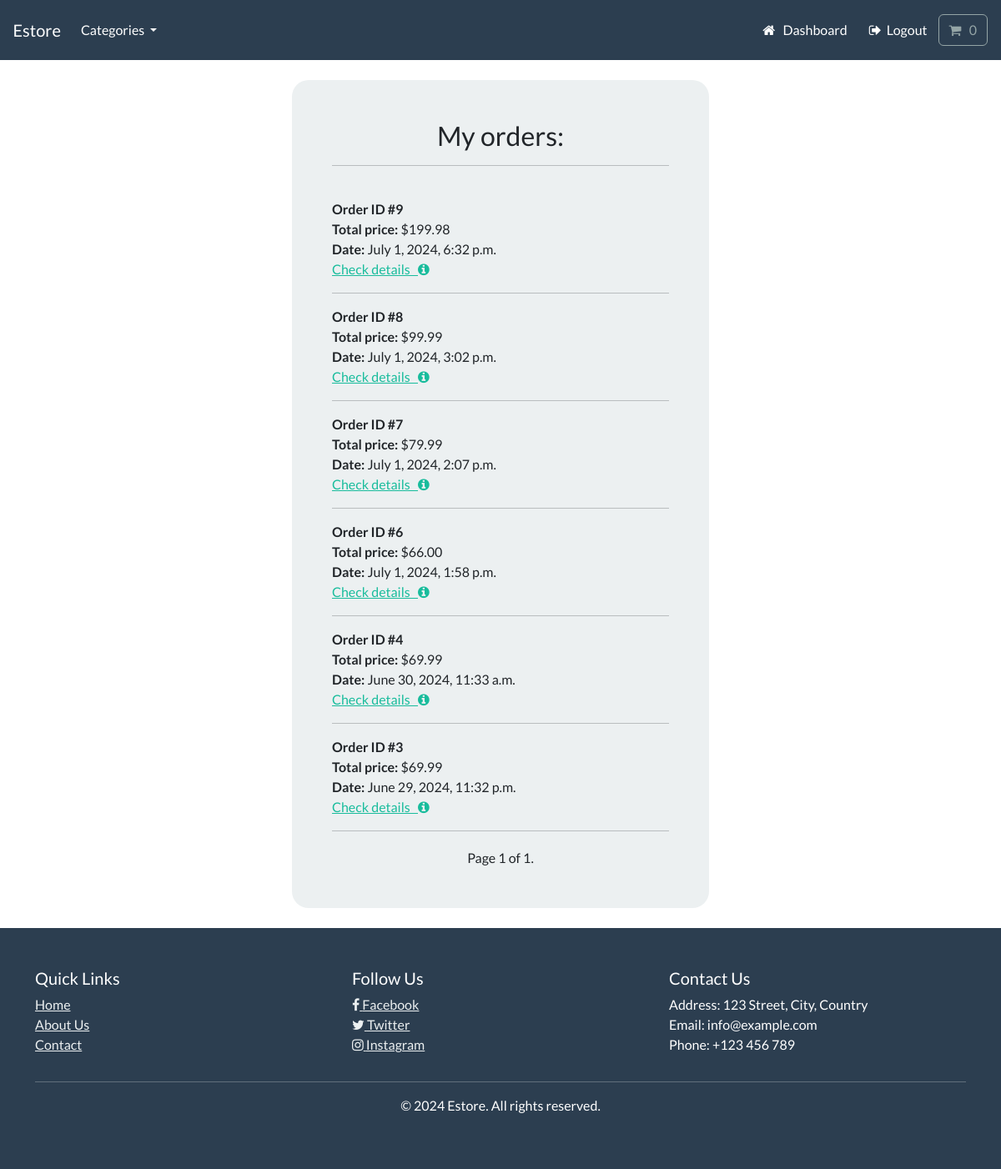
/account/my-orders (signed in), run on an earlier commit of the app's database.
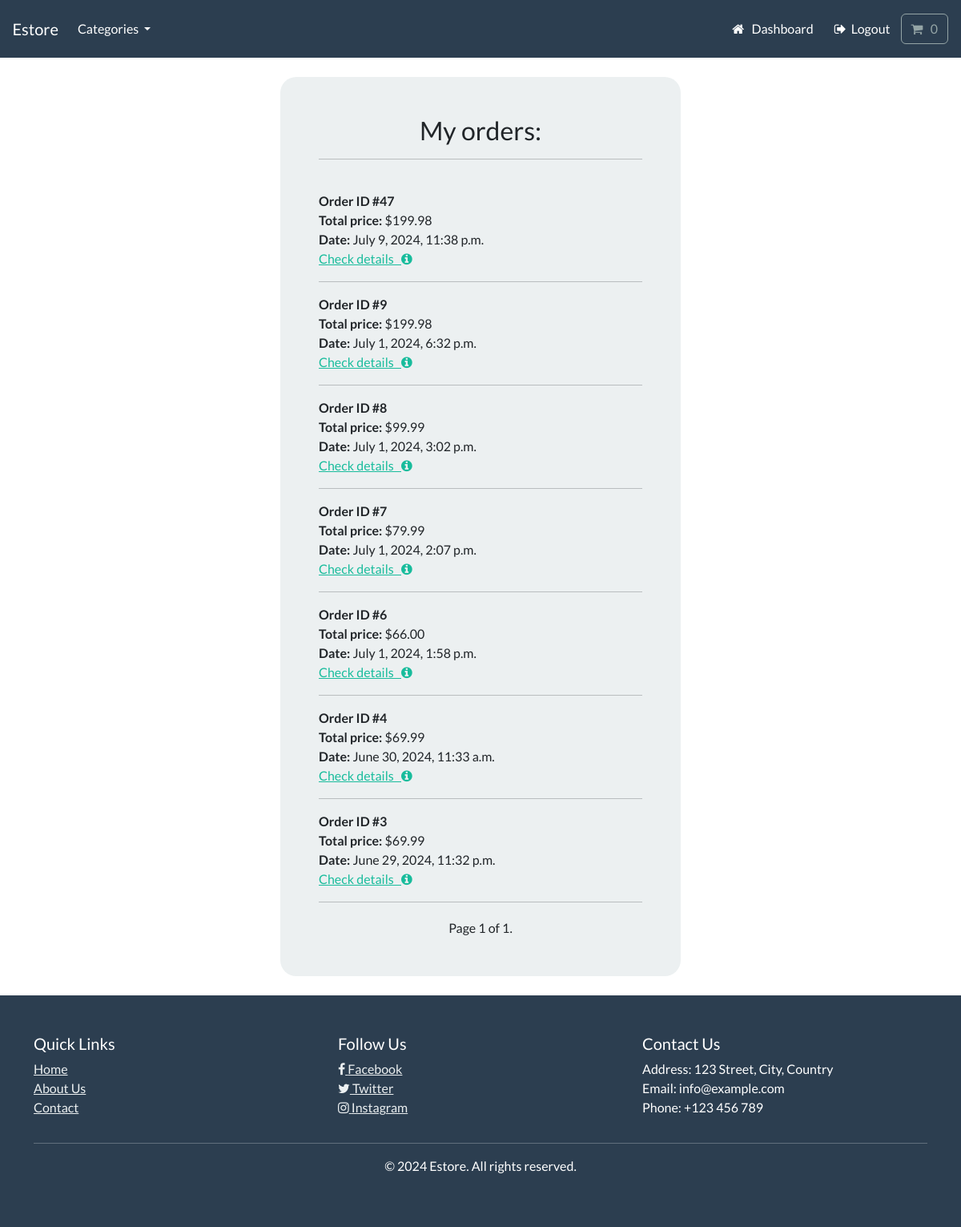
And on a later commit of the database.
### payment/models.py (models this page shows, shortened)
class Order(models.Model):
    full_name = models.CharField(max_length=300)
    email = models.EmailField(max_length=255)
    shipping_address = models.TextField(max_length=1000)
    paid_amount = models.DecimalField(max_digits=6, decimal_places=2)
    order_date = models.DateTimeField(auto_now_add=True)
    user = models.ForeignKey(User, on_delete=models.CASCADE, null=True, blank=True)
    class Meta:
        verbose_name_plural = "Order"

### account/views.py (the view)
# urls.py: path("my-orders", views.my_orders, name="my-orders"),
@login_required(login_url="my-login")
def my_orders(request):
    orders_list = Order.objects.filter(user=request.user).order_by("-order_date")
    paginator = Paginator(orders_list, 10)
    page = request.GET.get("page")
    try:
        orders = paginator.page(page)
    except PageNotAnInteger:
        orders = paginator.page(1)
    except EmptyPage:
        orders = paginator.page(paginator.num_pages)
    context = {"orders": orders}
    return render(request, "account/my-orders.html", context)

### cart/cart.py (called while the page is built)
    def __len__(self):
        return sum(item["qty"] for item in self.cart.values())

### cart/context_processors.py (called while the page is built)
def cart(request):
    return {"cart": Cart(request)}

### store/models.py (called while the page is built)
    def get_absolute_url(self):
        return reverse("list-category", args=[self.slug])

### store/views.py (called while the page is built)
def categories(request):
    all_categories = Category.objects.all()
    return {"all_categories": all_categories}

### account/templates/account/my-orders.html (shortened to what this page needs)
{% extends "store/base.html" %}
{% load static %}
{% load crispy_forms_tags %}
{% block content %}
<div class="container bg-light shadow-md p-5 form-layout">
    <h3 class="text-center">My orders:</h3>
    <hr>
    <br>
    {% for order in orders %}
    <strong>Order ID #{{ order.id }}</strong>
    <br>
    <strong>Total price:</strong> ${{ order.paid_amount }}
    <br>
    <strong>Date:</strong> {{ order.order_date }}
    <br>
    <a href="{% url 'order-detail' order.id %}" class="">Check details &nbsp; <i class="fa fa-info-circle"
            aria-hidden="true"></i> </a>
    <hr>
    {% endfor %}
    <div class="pagination">
        <span class="step-links">
            <span class="current">
                Page {{ orders.number }} of {{ orders.paginator.num_pages }}.
            </span>
        </span>
    </div>
</div>
<br>
{% endblock %}

### store/templates/store/base.html (shortened to what this page needs)
{% load static %}
<!DOCTYPE html>
<html lang="en">
<head>
    <link rel="stylesheet" href="https://bootswatch.com/5/flatly/bootstrap.min.css">
    <link rel="stylesheet" href="https://cdnjs.cloudflare.com/ajax/libs/font-awesome/4.7.0/css/font-awesome.min.css">
    <link rel="stylesheet" type="text/css" href="{% static "css/styles.css" %}">
</head>
<body>
    <nav class="navbar navbar-expand-lg bg-primary justify-content-center">
        <a class="navbar-brand main-heading text-white" href="{% url 'store' %}">
            &nbsp; &nbsp; Estore
        </a>
        <div class="collapse navbar-collapse" id="navbarCollapse">
            <ul class="navbar-nav me-auto mb-2 mb-lg-0">
                <li class="nav-item dropdown">
                    <a
                        class="nav-link dropdown-toggle text-white"
                        href="#"
                        id="navbarDropdown"
                        role="button"
                        data-bs-toggle="dropdown"
                        aria-expanded="false"
                    >
                        Categories
                    </a>
                </li>
            </ul>
            <ul class="navbar-nav ms-auto me-3">
                {% if user.is_authenticated %}
                    <li class="nav-item">
                        <a class="btn btn-alert navbar-btn text-white" type="button" href="{% url "dashboard" %}"><i class="fa fa-home" aria-hidden="true"></i> &nbsp; Dashboard</a>
                    </li>
                {% else %}
                    <li class="nav-item">
                        <a class="btn btn-alert navbar-btn text-white" type="button" href="{% url "register" %}">Register</a>
                    </li>
                {% endif %}
                {% if user.is_authenticated %}
                    <li class="nav-item">
                        <a class="btn btn-alert navbar-btn text-white" type="button" href="{% url "user-logout" %}"><i class="fa fa-sign-out" aria-hidden="true"></i> &nbsp;Logout</a>
                    </li>
                {% else %}
                    <li class="nav-item">
                        <a class="btn btn-alert navbar-btn text-white" type="button" href="{% url "my-login" %}">Login</a>
                    </li>
                {% endif %}
                <li class="nav-item">
                    <a
                        type="button"
                        role="button"
                        href="{% url "cart-summary" %}"
                        class="btn btn-outline-secondary"
                    >
                        <i class="fa fa-shopping-cart" aria-hidden="true"></i>
                        <div id="cart-qty" class="d-inline-flex">
                            {% with qty_amount=cart|length %}
                                {% if qty_amount > 0 %}
                                    {{qty_amount}}
                                {% else %}
                                    0
                                {% endif %}
                            {% endwith %}
                        </div>
                    </a>
                </li>
            </ul>
        </div>
    </nav>
    <div class="container mt-4">
        {% block content %}
        {% endblock %}
    </div>
    <footer class="footer bg-primary text-white py-5">
        <div class="container">
            <div class="row">
                <div class="col-md-4">
                    <h5>Quick Links</h5>
                    <ul class="list-unstyled">
                        <li><a href="{% url 'store' %}" class="text-light">Home</a></li>
                        <li><a href="{% url 'store' %}" class="text-light">About Us</a></li>
                        <li><a href="{% url 'store' %}" class="text-light">Contact</a></li>
                    </ul>
                </div>
                <div class="col-md-4">
                    <h5>Follow Us</h5>
                    <ul class="list-unstyled">
                        <li><a href="#" class="text-light"><i class="fa fa-facebook"></i> Facebook</a></li>
                        <li><a href="#" class="text-light"><i class="fa fa-twitter"></i> Twitter</a></li>
                        <li><a href="#" class="text-light"><i class="fa fa-instagram"></i> Instagram</a></li>
                    </ul>
                </div>
                <div class="col-md-4">
                    <h5>Contact Us</h5>
                    <ul class="list-unstyled">
                        <li>Address: 123 Street, City, Country</li>
                        <li>Email: info@example.com</li>
                        <li>Phone: +123 456 789</li>
                    </ul>
                </div>
            </div>
            <hr>
            <div class="row">
                <div class="col-12 text-center">
                    <p>&copy; 2024 Estore. All rights reserved.</p>
                </div>
            </div>
        </div>
    </footer>
</body>
</html>

### static/css/styles.css (style rules this page uses)
.pagination { display: flex; justify-content: center; margin-top: 20px; }
.form-layout { border-radius: 20px; width: 500px; }

What changed in the data, as far as the page shows it:
added Order: id "47", paid_amount "199.98", order_date "July 9, 2024, 11:38 p.m."
